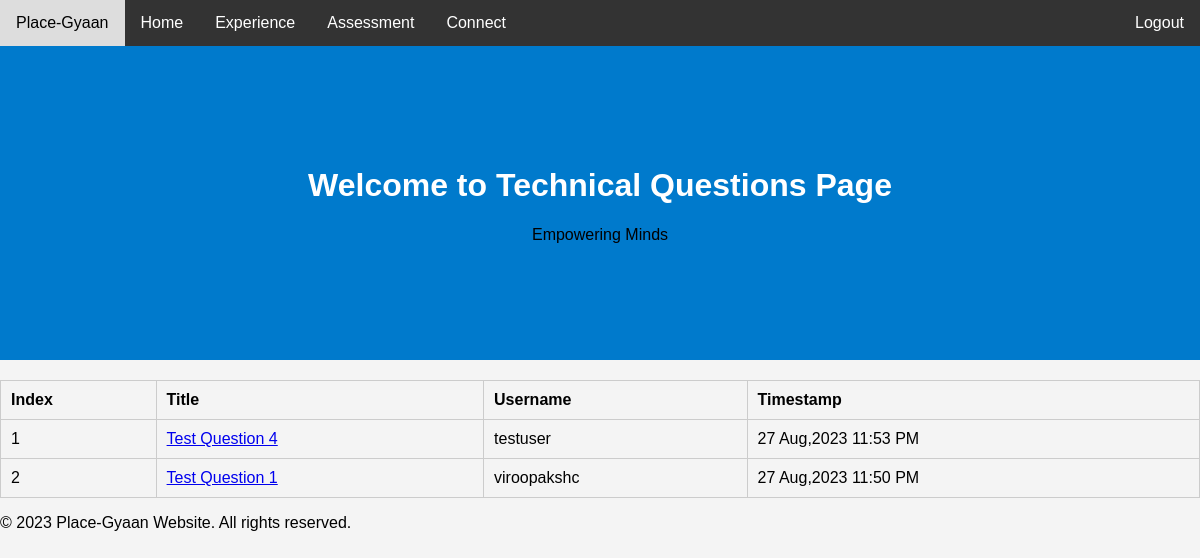
Screenshot of /technical (signed in) with the database file from the repository.
### main/models.py (models this page shows)
class Question(Base):
	__tablename__='Question'
	id = Column(Integer, primary_key=True,autoincrement=True)
	question = Column(String(255), unique=True, nullable=False)
	answer = Column(Integer, nullable=False)
	choices = Column(String(255), nullable=False)
	type = Column(String(80), nullable=False)
	auth_id = Column(Integer, ForeignKey('User.id'), nullable=False)
	timestamp = Column(String(80), nullable=False)
	correct_choice = Column(String(80))

class User(Base, UserMixin):
    __tablename__ = 'User'
    id = Column(Integer, primary_key=True,autoincrement=True)
    email = Column(String(255), unique=True)
    username = Column(String(255), unique=False, nullable=True)
    password = Column(String(255), nullable=False)
    active = Column(Boolean())
    fs_uniquifier = Column(String(64), unique=True, nullable=False)
    attributes=Column(MutableList.as_mutable(AsaList()),nullable=False)
    roles = relationship('Role', secondary='RolesUsers',
                         backref=backref('Users', lazy='dynamic'))

### main/controllers.py (the view)
@app.route("/technical")
@auth_required()
def technical_question():
  return render_template("questions.html",type="Technical",questions=extract("Technical"))

### main/controllers.py (called while the page is built)
def extract_time(timestamp):
  time_and_date=dt.datetime.strptime(str(timestamp).split(".")[0],"%Y-%m-%d %H:%M:%S")
  return dt.datetime.strftime(time_and_date,"%d %b,%Y %I:%M %p")

def extract(type):
  questions=[]
  for question in Question.query.filter_by(type=type).all():
    l=[]
    l.append(-1)
    l.append(question.question)
    l.append(User.query.filter_by(id=question.auth_id).first().username)
    l.append(extract_time(question.timestamp))
    l.append(question.id)
    questions.append(l)
  questions.sort(key=lambda x:x[3],reverse=True)
  c=1
  for que in questions:
    que[0]=c
    c+=1
  return questions

### main/templates/questions.html (shortened to what this page needs)
{% extends "whole.html" %}
{% block welcome %}
	<div class="header">
        <h1>Welcome to {{ type }} Questions Page</h1>
        <p>Empowering Minds</p>
    </div>
{% endblock %}
{% block content %}
        <table class="questions-table">
            <thead>
                <tr>
                    <th>Index</th>
                    <th>Title</th>
                    <th>Username</th>
                    <th>Timestamp</th>
                </tr>
            </thead>
            <tbody>
                {% for question in questions %}
                    <tr>
                        <td>{{ question[0] }}</td>
                        <td><a href="{{ url_for('view_question', question_id=question[4]) }}">{{ question[1] }}</a></td>
                        <td>{{ question[2] }}</td>
                        <td>{{ question[3] }}</td>
                    </tr>
                {% endfor %}
            </tbody>
        </table>
{% endblock %}

### main/templates/questions.html (style rules this page uses)
.questions-table { width: 100%; border-collapse: collapse; margin-top: 20px; }
.questions-table th, .questions-table td { border: 1px solid #ccc; padding: 10px; text-align: left; }

### main/templates/whole.html (style rules this page uses)
body { font-family: Arial, sans-serif; margin: 0; padding: 0; background-color: #f4f4f4; }
.header { text-align: center; padding: 100px; background-color: #007ACC; }
.header h1 { color: white; }

### rows the page displays
Question: question "Test Question 4"
User: username "testuser"
Question: question "Test Question 1"
User: username "viroopakshc"

### other values shown
{{ type }} "Technical"
{{ question[0] }} "1" "2"
{{ question[3] }} "27 Aug,2023 11:53 PM" "27 Aug,2023 11:50 PM"
